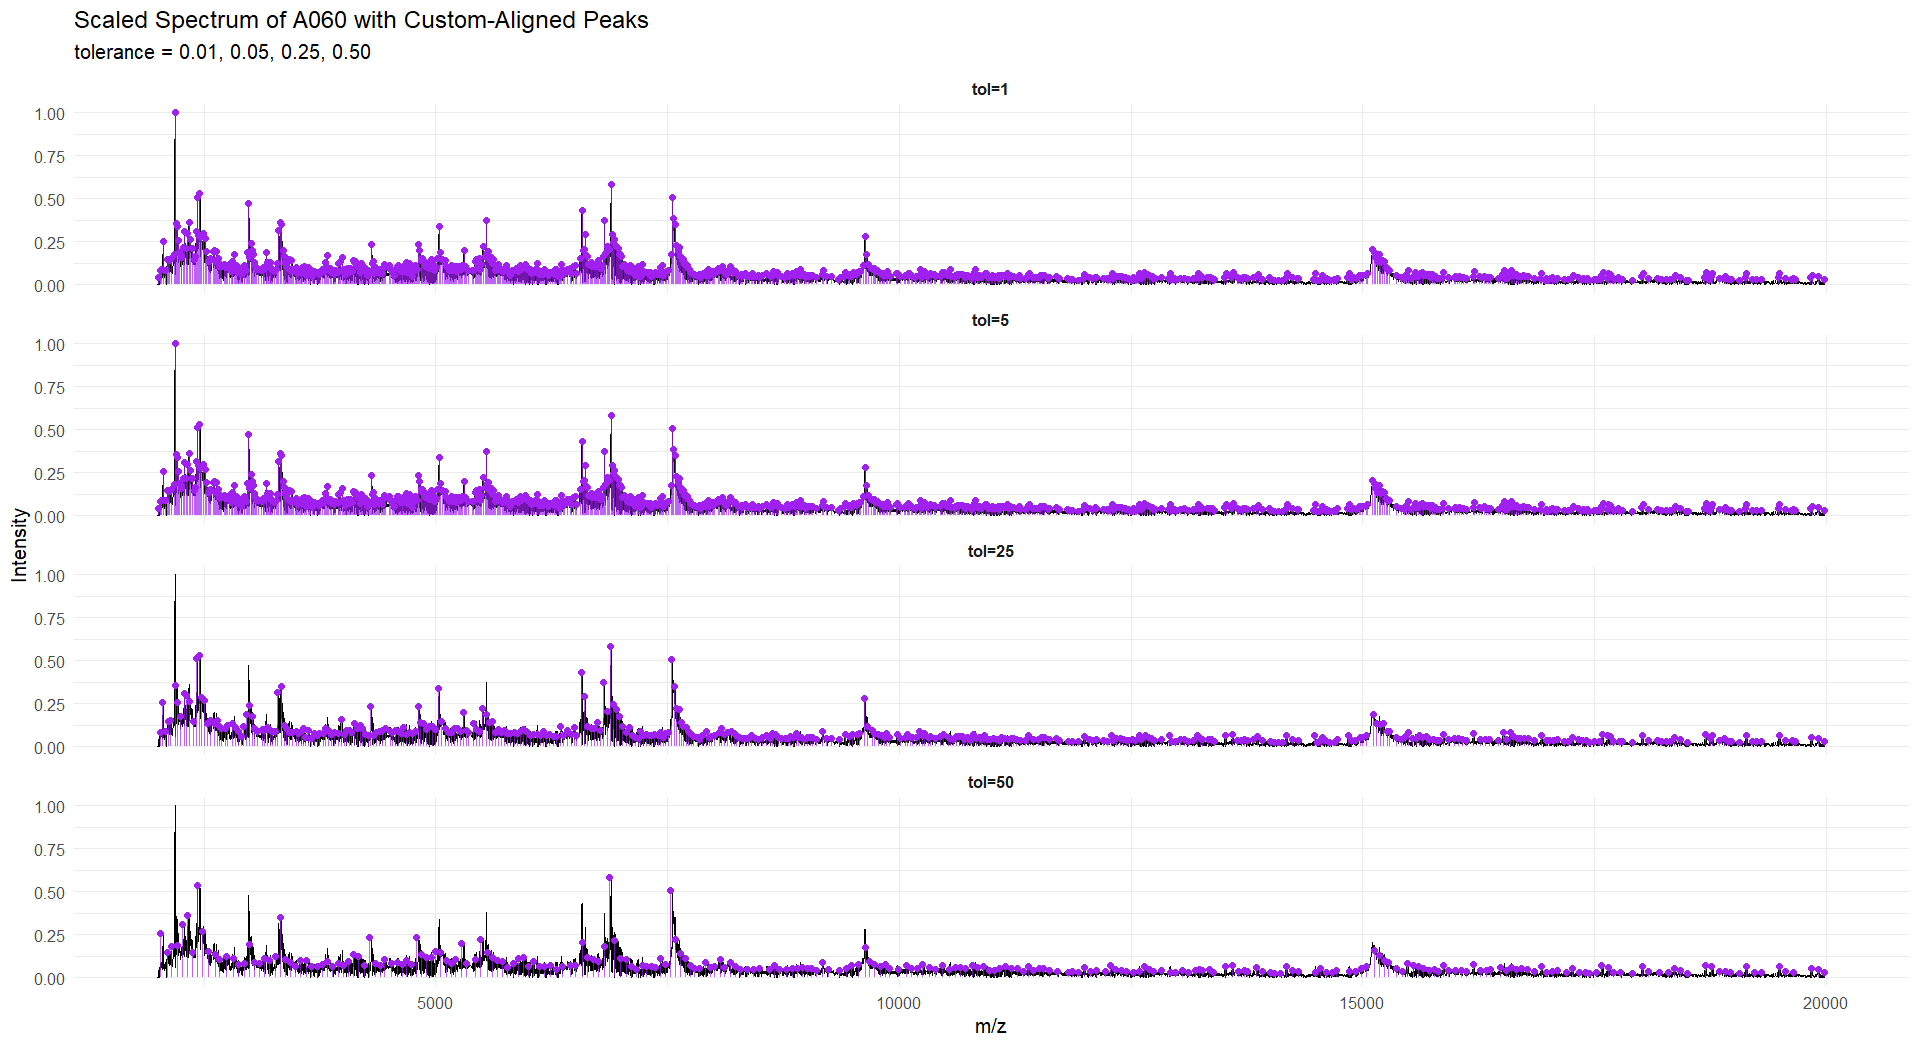

Source code (R):
library(ggplot2)
library(dplyr)
library(tibble)

# Load required data
load("data/merged_data/scaled_spectra.RData")
load("data/merged_data/peak_list.RData")

# 1. Extract the full scaled spectrum for A060
scaled_full <- scaled_spectra[["A060"]]
scaled_df   <- tibble(mass = scaled_full$mass, intensity = scaled_full$intensity)

# 2. Custom alignment function
align_peaks_custom <- function(peak_list, tol = 0.002) {
  all_mz <- sort(unlist(lapply(peak_list, `[[`, "mz")))
  bins <- c(); i <- 1
  while(i <= length(all_mz)) {
    start <- all_mz[i]; j <- i
    while(j + 1 <= length(all_mz) && all_mz[j + 1] - start <= tol) j <- j + 1
    bins <- c(bins, mean(all_mz[i:j])); i <- j + 1
  }
  iso_names <- names(peak_list)
  mat <- matrix(NA_real_, nrow = length(iso_names), ncol = length(bins),
                dimnames = list(iso_names, sprintf("%.4f", bins)))
  for(spec in iso_names) {
    mz_vec  <- peak_list[[spec]]$mz
    int_vec <- peak_list[[spec]]$intensity
    for(k in seq_along(mz_vec)) {
      idx <- which.min(abs(bins - mz_vec[k]))
      if (abs(bins[idx] - mz_vec[k]) <= tol)
        mat[spec, idx] <- int_vec[k]
    }
  }
  list(bins = bins, intensity_mat = mat)
}

# 3. Pick only A060 peaks
single_peak_list <- list(A060 = peak_list[["A060"]])

# 4. Tolerances to compare (ascending)
tols <- c(1, 5, 25, 50)

# 5. Align and build data for each tolerance
aligned_dfs <- lapply(tols, function(tol) {
  res <- align_peaks_custom(single_peak_list, tol = tol)
  (tibble(
    mass      = res$bins,
    intensity = as.numeric(res$intensity_mat["A060", ]),
    tol       = factor(paste0("tol=", tol), levels = paste0("tol=", tols))
  )) %>%
    filter(!is.na(intensity))
})

# Combine all into one data frame
plot_data <- bind_rows(aligned_dfs)

# 6. final plot: full spectrum + peak overlays
# Final plot: Full scaled spectrum + peak overlays
peak_alignment_improved <- ggplot() +
  # Full scaled spectrum as a grey line
  geom_line(data = scaled_df,
            aes(x = mass, y = intensity),
            colour = "grey60", size = 0.5) +
  
  # Aligned peaks: vertical lines + points
  geom_linerange(data = plot_data,
                 aes(x = mass, ymin = 0, ymax = intensity),
                 colour = "purple", alpha = 0.5, linewidth = 1) +
  geom_point(data = plot_data,
             aes(x = mass, y = intensity),
             colour = "purple", size = 2.2) +
  
  # Facet by tolerance
  facet_wrap(~ tol, ncol = 1, scales = "free_y",
             labeller = as_labeller(function(x) paste0("Tolerance: ", gsub("tol=", "", x)))) +
  
  # Labels
  labs(
    title    = "Scaled Spectrum of A060 with Custom-Aligned Peaks",
    x        = "\nm/z",
    y        = "Relative Intensity\n"
  ) +
  
  theme_minimal(base_family = "Arial") +
  theme(
    plot.title = element_text(size = 24, face = "bold", hjust = 0),
    axis.title = element_text(size = 25, colour = "black"),
    axis.text  = element_text(size = 20, colour = "black"),
    strip.text = element_text(face = "bold", size = 20, hjust = 0),
    panel.grid = element_blank(),
    plot.background = element_rect(fill = "white", colour = NA)  # <- this line
  )



ggsave("code/code/figures/preprocessing/peak_alignment/peak_alignment_improved.png",
       plot = peak_alignment_improved, width = 20, height = 12, dpi = 300, bg = "white")





# Smaller range ----
# 1. extract scaled spectrum and restrict to 2900–3100
scaled_full <- scaled_spectra[["A060"]]
scaled_df <- tibble(
  mass = scaled_full$mass,
  intensity = scaled_full$intensity
) %>%
  filter(mass >= 2900, mass <= 3100)

# 2. custom alignment function (as before)
align_peaks_custom <- function(peak_list, tol = 0.002) {
  all_mz <- sort(unlist(lapply(peak_list, `[[`, "mz")))
  bins <- c(); i <- 1
  while(i <= length(all_mz)) {
    start <- all_mz[i]; j <- i
    while(j+1 <= length(all_mz) && all_mz[j+1] - start <= tol) j <- j + 1
    bins <- c(bins, mean(all_mz[i:j])); i <- j + 1
  }
  iso_names <- names(peak_list)
  mat <- matrix(NA_real_, nrow = length(iso_names), ncol = length(bins),
                dimnames = list(iso_names, sprintf("%.4f", bins)))
  for(spec in iso_names) {
    mz_vec <- peak_list[[spec]]$mz
    int_vec <- peak_list[[spec]]$intensity
    for(k in seq_along(mz_vec)) {
      idx <- which.min(abs(bins - mz_vec[k]))
      if (abs(bins[idx] - mz_vec[k]) <= tol) 
        mat[spec, idx] <- int_vec[k]
    }
  }
  list(bins = bins, intensity_mat = mat)
}

# 3. build peak alignments for tolerances
single_peak_list <- list(A060 = peak_list[["A060"]])
tols <- c(1, 5, 10, 25)

aligned_dfs <- lapply(tols, function(tol) {
  res <- align_peaks_custom(single_peak_list, tol = tol)
  tibble(
    mass      = res$bins,
    intensity = as.numeric(res$intensity_mat["A060", ]),
    tol       = tol
  ) %>% 
    filter(!is.na(intensity), mass >= 2900, mass <= 3100)
})

plot_data <- bind_rows(aligned_dfs) %>%
  mutate(tol = factor(tol, levels = tols))

# 4. plot: scaled spectrum + peaks
peak_alignment_zoomed <- ggplot() +
  # scaled spectrum line (same for all panels)
  geom_line(data = scaled_df, aes(x = mass, y = intensity), colour = "black", size = 0.5) +
  # peaks
  geom_linerange(data = plot_data, aes(x = mass, ymin = 0, ymax = intensity),
                 colour = "purple", alpha = 0.7) +
  geom_point(data = plot_data, aes(x = mass, y = intensity),
             colour = "purple", size = 1.5) +
facet_wrap(~ tol, ncol = 1, scales = "free_y",
           labeller = as_labeller(function(x) paste0("Tolerance: ", x))) +
  labs(
    title    = "Scaled Spectrum (A060) with Aligned Peaks at Various Tolerances",
    subtitle = "m/z range 2900–3100",
    x        = "\nm/z",
    y        = "Relative Intensity\n",
    caption  = "Tolerance values shown in ascending order"
  ) +
  theme_minimal(base_family = "Arial") +
  theme(
    plot.title    = element_text(size = 24, face = "bold", hjust = 0),
    plot.subtitle = element_text(size = 20, hjust = 0),
    plot.caption  = element_text(size = 16, hjust = 0),
    axis.title    = element_text(size = 25, colour = "black"),
    axis.text     = element_text(size = 20, colour = "black"),
    strip.text    = element_text(face = "bold", size = 20, hjust = 0),
    panel.grid    = element_blank(),
    plot.background = element_rect(fill = "white", colour = NA)  # solid white background
  )

# Save
ggsave("code/code/figures/preprocessing/peak_alignment/peak_alignment_zoomed.png",
       plot = peak_alignment_zoomed, width = 20, height = 12, dpi = 300, bg = "white")











# Plot for mutiple spectra 2900 - 3100


library(tidyverse)
library(tibble)

# 1. extract and trim scaled spectra for A060 and A090
isos <- c("A060", "ASARM103")
scaled_dfs <- map_dfr(isos, function(id) {
  tibble(
    iso       = id,
    mass      = scaled_spectra[[id]]$mass,
    intensity = scaled_spectra[[id]]$intensity
  ) %>%
    filter(mass >= 2950, mass <= 3050)
})

# 2. custom alignment (same as before)
align_peaks_custom <- function(peak_list, tol) {
  all_mz <- sort(unlist(lapply(peak_list, `[[`, "mz")))
  bins <- c(); i <- 1
  while(i <= length(all_mz)) {
    start <- all_mz[i]; j <- i
    while(j+1 <= length(all_mz) && all_mz[j+1] - start <= tol) j <- j + 1
    bins <- c(bins, mean(all_mz[i:j])); i <- j + 1
  }
  iso_names <- names(peak_list)
  mat <- matrix(NA_real_, nrow = length(iso_names), ncol = length(bins),
                dimnames = list(iso_names, sprintf("%.4f", bins)))
  for(sp in iso_names) {
    mzv <- peak_list[[sp]]$mz
    iv  <- peak_list[[sp]]$intensity
    for(k in seq_along(mzv)) {
      idx <- which.min(abs(bins - mzv[k]))
      if (abs(bins[idx] - mzv[k]) <= tol)
        mat[sp, idx] <- iv[k]
    }
  }
  list(bins = bins, mat = mat)
}

# 3. Align for each tolerance value
tols <- c(1, 5, 10, 25)
aligned_list <- lapply(tols, function(tol) {
  res <- align_peaks_custom(peak_list[isos], tol = tol)
  bins <- res$bins
  mat  <- res$mat
  as_tibble(mat, rownames = "iso") %>%
    pivot_longer(-iso, names_to = "mass", values_to = "intensity") %>%
    mutate(
      mass = as.numeric(mass),
      tol  = tol
    ) %>%
    filter(!is.na(intensity), mass >= 2950, mass <= 3050)
})

plot_data <- bind_rows(aligned_list) %>%
  mutate(
    tol = factor(tol, levels = tols),
    iso = factor(iso, levels = isos)
  )

# 4. Final plot
(zoomed_alignment <- ggplot() +
  geom_line(data = scaled_dfs,
            aes(x = mass, y = intensity),
            colour = "black", size = 0.4) +
  geom_linerange(data = plot_data,
                 aes(x = mass, ymin = 0, ymax = intensity),
                 colour = "purple", alpha = 0.6) +
  geom_point(data = plot_data,
             aes(x = mass, y = intensity),
             colour = "purple", size = 1.2) +
  facet_grid(iso ~ tol, scales = "free_y",
             labeller = as_labeller(function(x) paste0("Tolerance: ", x))) +
  labs(
    x        = "\nm/z",
    y        = "Relative Intensity\n"
  ) +
  theme_minimal(base_family = "Arial") +
  theme(
    strip.text       = element_text(face = "bold", size = 18, hjust = 0),
    panel.grid.major = element_blank(),
    panel.grid.minor = element_blank(),
    axis.title       = element_text(size = 22, colour = "black"),
    axis.text        = element_text(size = 16, colour = "black"),
    axis.text.x = element_text(angle = 45, hjust = 1),
    plot.title       = element_text(size = 24, face = "bold", hjust = 0),
    plot.subtitle    = element_text(size = 18, hjust = 0),
    plot.background  = element_rect(fill = "white", colour = NA),
    panel.background = element_rect(fill = "white", colour = NA),
    panel.spacing.y = unit(1.5, "lines"),
    panel.spacing.x = unit(1, "lines")
  ))


# Save
ggsave("code/code/figures/preprocessing/peak_alignment/zoomed_alignment.png",
       plot = zoomed_alignment, width = 20, height = 10, dpi = 300, bg = "white")



#  3 Spectra
# 1. extract and trim scaled spectra for A060, A090 & ASARM103
isos <- c("A060", "A090", "ASARM103")
scaled_dfs <- map_dfr(isos, function(id) {
  tibble(
    iso       = id,
    mass      = scaled_spectra[[id]]$mass,
    intensity = scaled_spectra[[id]]$intensity
  ) %>%
    filter(mass >= 2950, mass <= 3050)
})

# 2. custom alignment function (unchanged)
align_peaks_custom <- function(peak_list, tol) {
  all_mz <- sort(unlist(lapply(peak_list, `[[`, "mz")))
  bins <- c(); i <- 1
  while(i <= length(all_mz)) {
    start <- all_mz[i]; j <- i
    while(j+1 <= length(all_mz) && all_mz[j+1] - start <= tol) j <- j + 1
    bins <- c(bins, mean(all_mz[i:j])); i <- j + 1
  }
  iso_names <- names(peak_list)
  mat <- matrix(NA_real_, nrow = length(iso_names), ncol = length(bins),
                dimnames = list(iso_names, sprintf("%.4f", bins)))
  for(sp in iso_names) {
    mzv <- peak_list[[sp]]$mz
    iv  <- peak_list[[sp]]$intensity
    for(k in seq_along(mzv)) {
      idx <- which.min(abs(bins - mzv[k]))
      if (abs(bins[idx] - mzv[k]) <= tol)
        mat[sp, idx] <- iv[k]
    }
  }
  list(bins = bins, mat = mat)
}

# 3. align for each tol and gather for plotting
tols <- c(1, 5, 10, 25)
aligned_list <- lapply(tols, function(tol) {
  res <- align_peaks_custom(peak_list[isos], tol = tol)
  as_tibble(res$mat, rownames = "iso") %>%
    pivot_longer(-iso, names_to = "mass", values_to = "intensity") %>%
    mutate(
      mass      = as.numeric(mass),
      tol       = paste0("tol=", tol)
    ) %>%
    filter(!is.na(intensity), mass >= 2950, mass <= 3050)
})
plot_data <- bind_rows(aligned_list) %>%
  mutate(
    tol = factor(tol, levels = paste0("tol=", tols)),
    iso = factor(iso, levels = isos)
  )

# 4. plot trimmed spectra + aligned peaks for 3 isolates
ggplot() +
  geom_line(data = scaled_dfs,
            aes(x = mass, y = intensity),
            colour = "black", size = 0.4) +
  geom_linerange(data = plot_data,
                 aes(x = mass, ymin = 0, ymax = intensity),
                 colour = "purple", alpha = 0.6) +
  geom_point(data = plot_data,
             aes(x = mass, y = intensity),
             colour = "purple", size = 1.2) +
  facet_grid(iso ~ tol, scales = "free_y") +
  labs(
    title    = "Trimmed (2950–3050 m/z) Scaled Spectra with Custom-Aligned Peaks",
    subtitle = "Isolates A060, A090 & ASARM103 across multiple tolerances",
    x        = "m/z",
    y        = "Intensity"
  ) +
  theme_minimal(base_family = "Arial") +
  theme(
    strip.text       = element_text(face = "bold"),
    panel.grid.major = element_blank(),
    panel.grid.minor = element_blank()
  )



# Final alignment ----
# 0. prerequisites --------------------------------------------------------

# install.packages(c("tibble", "dplyr", "tidyr", "ggplot2"))  # if needed
library(tibble)
library(dplyr)
library(tidyr)
library(ggplot2)

# load your data
load("data/merged_data/scaled_spectra.RData")   # scaled_spectra: list of spectra
load("data/merged_data/peak_list.RData")        # peak_list: list of peak m/z + intensities

# 1. define custom alignment function -----------------------------------

align_peaks_custom <- function(peak_list, tol) {
  all_mz <- sort(unlist(lapply(peak_list, `[[`, "mz")))
  bins <- c(); i <- 1
  while(i <= length(all_mz)) {
    start <- all_mz[i]; j <- i
    while(j+1 <= length(all_mz) && all_mz[j+1] - start <= tol) j <- j + 1
    bins <- c(bins, mean(all_mz[i:j])); i <- j + 1
  }
  iso_names <- names(peak_list)
  mat <- matrix(NA_real_, nrow = length(iso_names), ncol = length(bins),
                dimnames = list(iso_names, sprintf("%.4f", bins)))
  for(sp in iso_names) {
    mzv <- peak_list[[sp]]$mz
    iv  <- peak_list[[sp]]$intensity
    for(k in seq_along(mzv)) {
      idx <- which.min(abs(bins - mzv[k]))
      if (abs(bins[idx] - mzv[k]) <= tol)
        mat[sp, idx] <- iv[k]
    }
  }
  list(bins = bins, mat = mat)
}

# 2. run alignment at 5 Da threshold ------------------------------------

tol_value <- 5    # 5 m/z tolerance
res <- align_peaks_custom(peak_list, tol = tol_value)

# 3. checks and summaries -----------------------------------------------

# number of aligned feature bins
n_bins <- length(res$bins)
cat("number of aligned m/z bins:", n_bins, "\n")

# total non-NA peak assignments (i.e. total peaks across all isolates)
total_peaks <- sum(!is.na(res$mat))
cat("total peaks assigned across all spectra:", total_peaks, "\n")

# peaks per isolate
peaks_per_iso <- rowSums(!is.na(res$mat))
print(peaks_per_iso)
range(peaks_per_iso)

# 4. optional: quick visual check for one isolate (A060) ----------------

iso_id <- "A060"
df_iso <- tibble(
  mass      = res$bins,
  intensity = res$mat[iso_id, ]
) %>% filter(!is.na(intensity))

# overlay on the full scaled spectrum
scaled_iso <- tibble(
  mass      = scaled_spectra[[iso_id]]$mass,
  intensity = scaled_spectra[[iso_id]]$intensity
)

ggplot() +
  geom_line(data = scaled_iso, aes(x = mass, y = intensity),
            colour = "black", size = 0.5) +
  geom_linerange(data = df_iso,
                 aes(x = mass, ymin = 0, ymax = intensity),
                 colour = "purple", alpha = 0.7) +
  geom_point(data = df_iso,
             aes(x = mass, y = intensity),
             colour = "purple", size = 1.5) +
  labs(
    title = paste0("A060 scaled spectrum + aligned peaks (tol=", tol_value, " Da)"),
    x = "m/z", y = "Intensity"
  ) +
  theme_minimal(base_family = "Arial")


